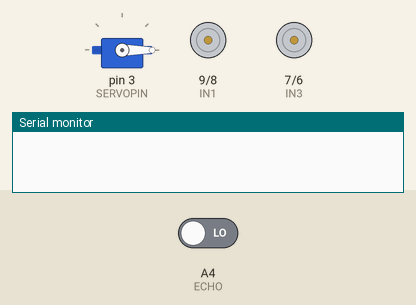
Bench run of a sketch on a simulated Arduino Uno, built with avr-gcc and run on an emulated ATmega328P. Parts: servo, motor-driver pin pairs drawn as motors (green arrow = first pin HIGH = forward, orange = second pin HIGH = backward, longer = more drive, scaled by the enable pin), the last lines printed to the serial monitor. The inputs (shaded band) are chosen by the test bench; at power-on: A4 (ECHO) LOW.

Above: at 0.05 s.
At 3.1 s:
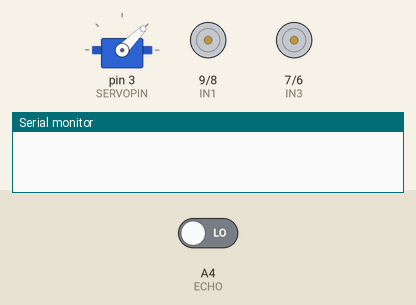
At 6.2 s:
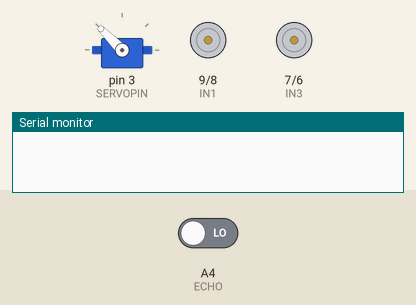
At 9.1 s:
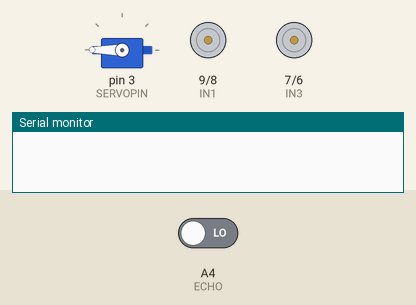
At 11.35 s:
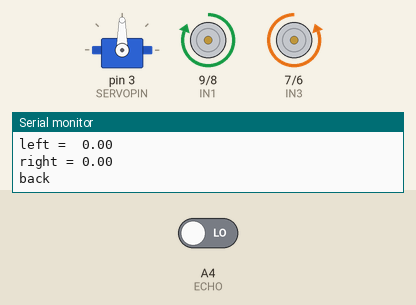
At 12.0 s:
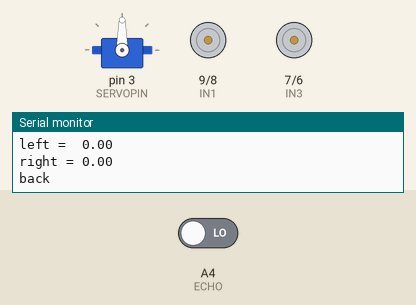
Timing chart, 0 to 15.7 s (numbered marks = the images above):
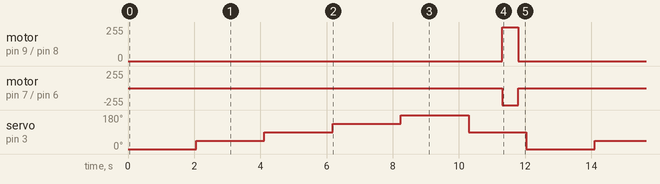

The sketch:

main.ino
```cpp
#include <Servo.h>
#include "pins.h"
#include "move.h"

#define MIN_DISTANCE 30

float fwd = 0, left = 0, left45 = 0, right45 = 0, right = 0, speed = 0;

unsigned long t1, t2;

Servo myservo;

float distance() {
    digitalWrite(TRIG, LOW);
    delayMicroseconds(10);
    digitalWrite(TRIG, HIGH);
    delay(60);
    digitalWrite(TRIG, LOW);

    float fdistance = pulseIn(ECHO, HIGH) / 58.0;
    return fdistance;
}

void setup() {
    myservo.attach(SERVOPIN);
    Serial.begin(9600);
    pinMode(ECHO, INPUT);
    pinMode(TRIG, OUTPUT);
    pinMode(IN1,OUTPUT);
    pinMode(IN2,OUTPUT);
    pinMode(IN3,OUTPUT);
    pinMode(IN4,OUTPUT);
    pinMode(ENA,OUTPUT);
    pinMode(ENB,OUTPUT);
}

float measureDriveDistance() {
    fwd = distance();

    if (fwd < MIN_DISTANCE) {
        return 0;
    }

    return fwd / 2.0;
}

float measureRotate(int degree) {
    myservo.write(degree);
    delay(1000);
    return distance();
}

float rotateCorrect() {
    right = measureRotate(0);
    right45 = measureRotate(45);
    fwd = measureRotate(90);
    left45 = measureRotate(135);
    left = measureRotate(180);
    myservo.write(90);
    delay(1000);

    Serial.print("fwd = ");
    Serial.println(fwd);
    Serial.print("left =  ");
    Serial.println(left);
    Serial.print("right = ");
    Serial.println(right);

    if (fwd > MIN_DISTANCE && left45 > MIN_DISTANCE && right45 > MIN_DISTANCE) {
        Serial.print("forward ");
    } else if (left > right && left > MIN_DISTANCE && left45 > MIN_DISTANCE) {
        Serial.print("left ");
        rotate(-90);
        return 0;
    } else if (right > MIN_DISTANCE && right45 > MIN_DISTANCE) {
        Serial.print("right ");
        rotate(90);
        return 0;
    } else {
        Serial.print("back ");
        rotate(180);
        return 0;
    }
    fwd = measureDriveDistance();
    Serial.println(fwd);
    return fwd;
}

float cm;

unsigned long now, limit;

void loop() {
    cm = rotateCorrect();
    if (cm > 0) {
        moveForwardInf();
        now = millis();
        limit = now + cm * 10 - 20; // minus error between readings
        Serial.print("waiting = ");
        Serial.println(limit - now);
        while ((now = millis()) < limit) {
            fwd = distance();
            if (fwd <= MIN_DISTANCE) {
                break;
            }
        }
        stop();
    }
}
```

move.h
```cpp
void moveForward(int);

#define moveForwardCM(cm) moveForward((int)((float)cm * 10.0))
#define moveBackCM(cm) moveBack((int)((float)cm * 10.0))

#define moveLeftSpeed(cm) moveLeft((int)((float)cm * 250))
#define moveRightSpeed(cm) moveRight((int)((float)cm * 250))

void rotate(int);

void stop();

void moveForwardInf();
```

move.ino
```cpp
#include "pins.h"
#include "move.h"

void stop() {
    digitalWrite(ENA,LOW);
    digitalWrite(ENB,LOW);
    //dir = DIR_STOP;
}

void moveForwardInf() {
    digitalWrite(ENA,HIGH);
    digitalWrite(ENB,HIGH);
    digitalWrite(IN1,LOW);
    digitalWrite(IN2,HIGH);
    digitalWrite(IN3,LOW);
    digitalWrite(IN4,HIGH);
}

void moveForward(int wait) {
    moveForwardInf();
    delay(wait);
    stop();
}

void moveBack(int wait) {
    digitalWrite(ENA,HIGH);
    digitalWrite(ENB,HIGH);
    digitalWrite(IN1,HIGH);
    digitalWrite(IN2,LOW);
    digitalWrite(IN3,HIGH);
    digitalWrite(IN4,LOW);
    //dir = DIR_FORWARD;
    delay(wait);
    stop();
}

void moveLeft(int wait) {
    digitalWrite(ENA,HIGH);
    digitalWrite(ENB,HIGH);
    digitalWrite(IN1,LOW);
    digitalWrite(IN2,HIGH);
    digitalWrite(IN3,HIGH);
    digitalWrite(IN4,LOW);
    delay(wait);
    stop();
}

void moveRight(int wait) {
    digitalWrite(ENA,HIGH);
    digitalWrite(ENB,HIGH);
    digitalWrite(IN1,HIGH);
    digitalWrite(IN2,LOW);
    digitalWrite(IN3,LOW);
    digitalWrite(IN4,HIGH);

    delay(wait);
    stop();
}

void rotate(int degree) {
    if (degree > 0) {
        moveRight((int)(2.7 * degree));
    } else if (degree < 0) {
        degree *= -1;
        moveLeft((int)(2.7 * degree));
    }
    delay((int)(1.4 * degree));
}
```

pins.h
```cpp
#define ECHO A4
#define TRIG A5

#define IN1 9
#define IN2 8
#define IN3 7
#define IN4 6
#define ENA 10
#define ENB 5

#define SERVOPIN 3
```

Measured:
- by itself, motor on pin 9 (IN1) / pin 8 (IN2): alternates forward 255/255 for 0.49 s and stopped for 11.6 s
- by itself, motor on pin 7 (IN3) / pin 6 (IN4): alternates backward 255/255 for 0.49 s and stopped for 11.6 s
- by itself, servo on pin 3 (SERVOPIN): repeats every 12.0 s: 90° 2.1 s, 135° 2.1 s, 180° 2.1 s, 90° 1.7 s, 0° 2.1 s, 45° 2.1 s
